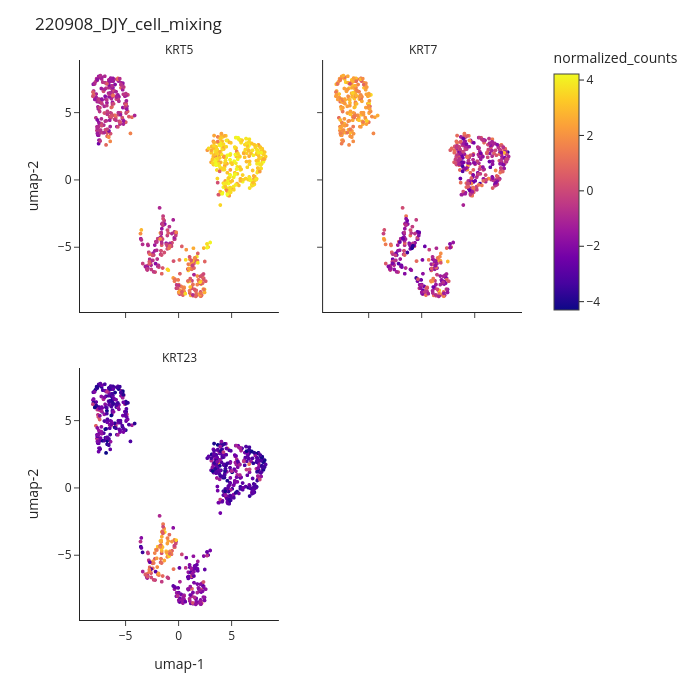

The notebook cell saved with this chart:
### Code cell
sc.protein.scatterplot(
    "umap",
    features=["KRT5", "KRT7", "KRT23"],
    colorby="normalized_counts",
)

### Figure 1 — Plotly figure (JSON) as saved in the notebook; plotly's stock layout.template omitted (floating-point values rounded to 4 significant figures; data arrays with more than 128 entries replaced by an {"elided": "..."} marker saying what was removed)
{"data": [{"customdata": {"elided": "745x1 str values"}, "hovertemplate": "<b>%{customdata}</b><extra></extra>", "legendgroup": "", "marker": {"color": {"elided": "745 float values"}, "coloraxis": "coloraxis", "size": 4, "symbol": "circle"}, "mode": "markers", "name": "", "showlegend": false, "type": "scattergl", "x": {"elided": "745 float values"}, "xaxis": "x3", "y": {"elided": "745 float values"}, "yaxis": "y3"}, {"customdata": {"elided": "745x1 str values"}, "hovertemplate": "<b>%{customdata}</b><extra></extra>", "legendgroup": "", "marker": {"color": {"elided": "745 float values"}, "coloraxis": "coloraxis", "size": 4, "symbol": "circle"}, "mode": "markers", "name": "", "showlegend": false, "type": "scattergl", "x": {"elided": "745 float values"}, "xaxis": "x4", "y": {"elided": "745 float values"}, "yaxis": "y4"}, {"customdata": {"elided": "745x1 str values"}, "hovertemplate": "<b>%{customdata}</b><extra></extra>", "legendgroup": "", "marker": {"color": {"elided": "745 float values"}, "coloraxis": "coloraxis", "size": 4, "symbol": "circle"}, "mode": "markers", "name": "", "showlegend": false, "type": "scattergl", "x": {"elided": "745 float values"}, "xaxis": "x", "y": {"elided": "745 float values"}, "yaxis": "y"}], "layout": {"annotations": [{"showarrow": false, "text": "KRT23", "x": 0.225, "xanchor": "center", "xref": "paper", "y": 0.45, "yanchor": "bottom", "yref": "paper"}, {"showarrow": false, "text": "KRT5", "x": 0.225, "xanchor": "center", "xref": "paper", "y": 1, "yanchor": "bottom", "yref": "paper"}, {"showarrow": false, "text": "KRT7", "x": 0.775, "xanchor": "center", "xref": "paper", "y": 1, "yanchor": "bottom", "yref": "paper"}], "coloraxis": {"cauto": false, "cmax": 4.203, "cmin": -4.316, "colorbar": {"len": 0.5, "thickness": 25, "ticks": "outside", "title": {"text": "normalized_counts"}, "x": 1.05, "y": 1.035, "yanchor": "top"}, "colorscale": [[0, "#0d0887"], [0.1111, "#46039f"], [0.2222, "#7201a8"], [0.3333, "#9c179e"], [0.4444, "#bd3786"], [0.5556, "#d8576b"], [0.6667, "#ed7953"], [0.7778, "#fb9f3a"], [0.8889, "#fdca26"], [1, "#f0f921"]]}, "dragmode": "pan", "height": 700, "hovermode": "closest", "legend": {"tracegroupgap": 0}, "margin": {"t": 60}, "title": {"text": "220908_DJY_cell_mixing"}, "width": 700, "xaxis": {"anchor": "y", "domain": [0, 0.45], "title": {"text": "umap-1"}, "zeroline": false}, "xaxis2": {"anchor": "y2", "domain": [0.55, 1], "matches": "x", "title": {"text": "umap-1"}}, "xaxis3": {"anchor": "y3", "domain": [0, 0.45], "matches": "x", "showticklabels": false}, "xaxis4": {"anchor": "y4", "domain": [0.55, 1], "matches": "x", "showticklabels": false}, "yaxis": {"anchor": "x", "domain": [0, 0.45], "title": {"text": "umap-2"}, "zeroline": false}, "yaxis2": {"anchor": "x2", "domain": [0, 0.45], "matches": "y", "showticklabels": false}, "yaxis3": {"anchor": "x3", "domain": [0.55, 1], "matches": "y", "title": {"text": "umap-2"}}, "yaxis4": {"anchor": "x4", "domain": [0.55, 1], "matches": "y", "showticklabels": false}}}
